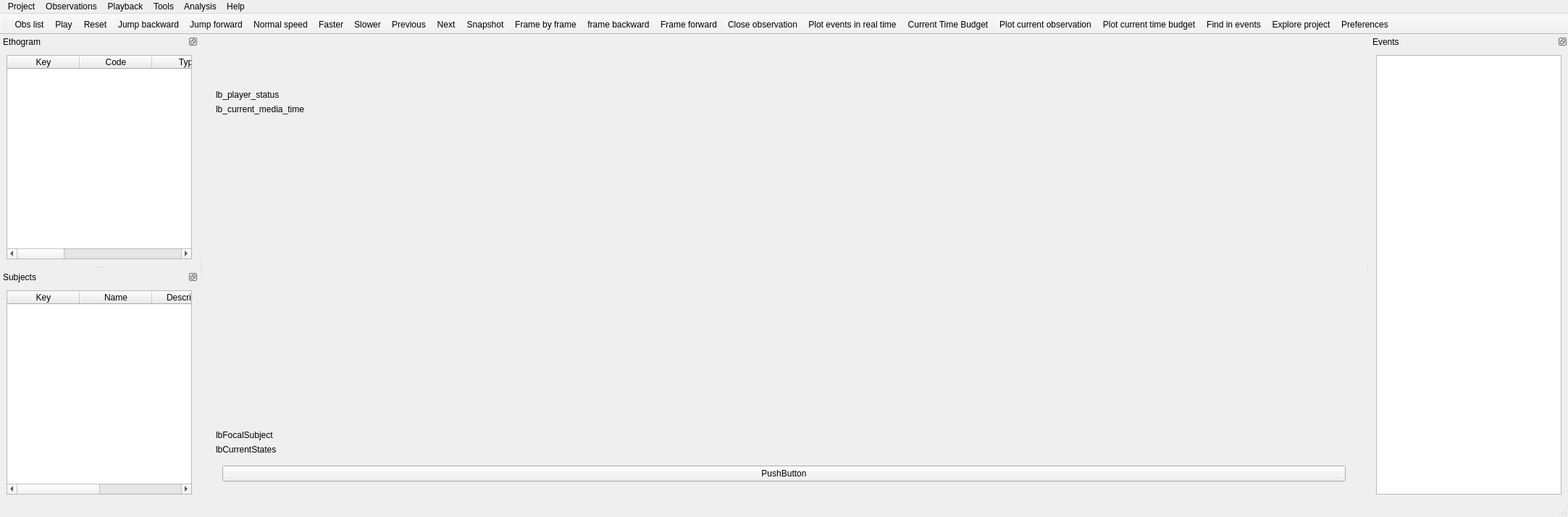
<?xml version="1.0" encoding="UTF-8"?>
<ui version="4.0">
 <class>MainWindow</class>
 <widget class="QMainWindow" name="MainWindow">
  <property name="geometry">
   <rect>
    <x>0</x>
    <y>0</y>
    <width>2165</width>
    <height>714</height>
   </rect>
  </property>
  <property name="windowTitle">
   <string>BORIS</string>
  </property>
  <property name="dockOptions">
   <set>QMainWindow::AllowNestedDocks|QMainWindow::AllowTabbedDocks|QMainWindow::AnimatedDocks</set>
  </property>
  <property name="unifiedTitleAndToolBarOnMac">
   <bool>false</bool>
  </property>
  <widget class="QWidget" name="centralwidget">
   <layout class="QHBoxLayout" name="horizontalLayout_2">
    <item>
     <layout class="QHBoxLayout" name="horizontalLayout">
      <item>
       <layout class="QVBoxLayout" name="verticalLayout_3">
        <item>
         <widget class="QWidget" name="w_logo" native="true">
          <layout class="QVBoxLayout" name="verticalLayout_8">
           <item>
            <layout class="QVBoxLayout" name="verticalLayout_6">
             <item>
              <widget class="QLabel" name="lbLogoBoris">
               <property name="text">
                <string/>
               </property>
               <property name="scaledContents">
                <bool>false</bool>
               </property>
               <property name="alignment">
                <set>Qt::AlignCenter</set>
               </property>
              </widget>
             </item>
             <item>
              <widget class="QLabel" name="lbLogoUnito">
               <property name="text">
                <string/>
               </property>
               <property name="textFormat">
                <enum>Qt::AutoText</enum>
               </property>
               <property name="alignment">
                <set>Qt::AlignCenter</set>
               </property>
               <property name="wordWrap">
                <bool>true</bool>
               </property>
              </widget>
             </item>
            </layout>
           </item>
          </layout>
         </widget>
        </item>
        <item>
         <widget class="QWidget" name="w_obs_info" native="true">
          <property name="enabled">
           <bool>true</bool>
          </property>
          <layout class="QVBoxLayout" name="verticalLayout_10">
           <item>
            <layout class="QVBoxLayout" name="verticalLayout_9">
             <item>
              <widget class="QLabel" name="lb_player_status">
               <property name="text">
                <string>lb_player_status</string>
               </property>
              </widget>
             </item>
             <item>
              <widget class="QLabel" name="lb_current_media_time">
               <property name="text">
                <string>lb_current_media_time</string>
               </property>
               <property name="wordWrap">
                <bool>true</bool>
               </property>
              </widget>
             </item>
             <item>
              <spacer name="verticalSpacer_2">
               <property name="orientation">
                <enum>Qt::Vertical</enum>
               </property>
               <property name="sizeHint" stdset="0">
                <size>
                 <width>20</width>
                 <height>40</height>
                </size>
               </property>
              </spacer>
             </item>
             <item>
              <widget class="QLabel" name="lbFocalSubject">
               <property name="text">
                <string>lbFocalSubject</string>
               </property>
               <property name="wordWrap">
                <bool>true</bool>
               </property>
              </widget>
             </item>
             <item>
              <widget class="QLabel" name="lbCurrentStates">
               <property name="text">
                <string>lbCurrentStates</string>
               </property>
               <property name="wordWrap">
                <bool>true</bool>
               </property>
              </widget>
             </item>
            </layout>
           </item>
           <item>
            <widget class="QWidget" name="w_live" native="true">
             <layout class="QVBoxLayout" name="verticalLayout_11">
              <item>
               <widget class="QPushButton" name="pb_live_obs">
                <property name="text">
                 <string>PushButton</string>
                </property>
               </widget>
              </item>
             </layout>
            </widget>
           </item>
          </layout>
         </widget>
        </item>
       </layout>
      </item>
     </layout>
    </item>
   </layout>
  </widget>
  <widget class="QMenuBar" name="menubar">
   <property name="geometry">
    <rect>
     <x>0</x>
     <y>0</y>
     <width>2165</width>
     <height>22</height>
    </rect>
   </property>
   <widget class="QMenu" name="menuHelp">
    <property name="title">
     <string>Help</string>
    </property>
    <addaction name="actionUser_guide"/>
    <addaction name="actionCheckUpdate"/>
    <addaction name="separator"/>
    <addaction name="actionAbout"/>
   </widget>
   <widget class="QMenu" name="menuFile">
    <property name="title">
     <string>Project</string>
    </property>
    <widget class="QMenu" name="menuRecent_projects">
     <property name="title">
      <string>Recent projects</string>
     </property>
     <addaction name="separator"/>
    </widget>
    <widget class="QMenu" name="menuImport_project">
     <property name="title">
      <string>Import project from...</string>
     </property>
     <addaction name="actionNoldus_Observer_template"/>
    </widget>
    <widget class="QMenu" name="menuMedia_file_Images_directories">
     <property name="title">
      <string>External files</string>
     </property>
     <widget class="QMenu" name="menuSet_paths_relative_to_project_dir">
      <property name="title">
       <string>Set paths relative to project dir</string>
      </property>
      <addaction name="action_media_file_and_images_directories_relative_path"/>
      <addaction name="action_data_files_relative_path"/>
     </widget>
     <widget class="QMenu" name="menuRemove_paths">
      <property name="title">
       <string>Remove paths</string>
      </property>
      <addaction name="action_remove_media_files_and_images_directories_path"/>
      <addaction name="action_remove_data_files_path"/>
     </widget>
     <addaction name="actionRemove_path_from_media_files"/>
     <addaction name="menuSet_paths_relative_to_project_dir"/>
     <addaction name="menuRemove_paths"/>
    </widget>
    <addaction name="actionNew_project"/>
    <addaction name="actionOpen_project"/>
    <addaction name="menuRecent_projects"/>
    <addaction name="menuImport_project"/>
    <addaction name="actionEdit_project"/>
    <addaction name="actionSave_project"/>
    <addaction name="actionSave_project_as"/>
    <addaction name="actionExport_project"/>
    <addaction name="actionClose_project"/>
    <addaction name="separator"/>
    <addaction name="actionCheck_project"/>
    <addaction name="menuMedia_file_Images_directories"/>
    <addaction name="actionSend_project"/>
    <addaction name="separator"/>
    <addaction name="actionPreferences"/>
    <addaction name="separator"/>
    <addaction name="actionQuit"/>
   </widget>
   <widget class="QMenu" name="menuObservations">
    <property name="title">
     <string>Observations</string>
    </property>
    <widget class="QMenu" name="menuCreate_transitions_matrix">
     <property name="title">
      <string>Create transitions matrix</string>
     </property>
     <addaction name="actionAll_transitions"/>
     <addaction name="actionFrequencies_of_transitions_after_behaviors"/>
     <addaction name="actionNumber_of_transitions"/>
    </widget>
    <widget class="QMenu" name="menuExport_events">
     <property name="title">
      <string>Export events</string>
     </property>
     <widget class="QMenu" name="menuas_behavioural_sequences">
      <property name="title">
       <string>as behavioural sequences</string>
      </property>
      <addaction name="actionseparated_subjects"/>
      <addaction name="actiongrouped_subjects"/>
     </widget>
     <addaction name="actionExportEvents_2"/>
     <addaction name="actionExport_aggregated_events"/>
     <addaction name="menuas_behavioural_sequences"/>
     <addaction name="actionExport_events_as_Praat_TextGrid"/>
     <addaction name="actionJWatcher"/>
     <addaction name="action_behavior_binary_table"/>
    </widget>
    <addaction name="actionNew_observation"/>
    <addaction name="actionOpen_observation"/>
    <addaction name="actionView_observation"/>
    <addaction name="actionEdit_observation_2"/>
    <addaction name="actionObservationsList"/>
    <addaction name="actionOpen_observation_2"/>
    <addaction name="actionEdit_observation"/>
    <addaction name="separator"/>
    <addaction name="actionClose_observation"/>
    <addaction name="separator"/>
    <addaction name="actionRemove_observations"/>
    <addaction name="separator"/>
    <addaction name="actionLoad_observations_file"/>
    <addaction name="actionExport_observations_list"/>
    <addaction name="separator"/>
    <addaction name="actionAdd_event"/>
    <addaction name="actionEdit_selected_events"/>
    <addaction name="actionEdit_event_time"/>
    <addaction name="actionUndo"/>
    <addaction name="separator"/>
    <addaction name="actionExplore_project"/>
    <addaction name="actionFind_events"/>
    <addaction name="actionFind_replace_events"/>
    <addaction name="actionCheckStateEvents"/>
    <addaction name="actionClose_unpaired_events"/>
    <addaction name="actionSelect_observations"/>
    <addaction name="separator"/>
    <addaction name="actionDelete_selected_events"/>
    <addaction name="actionDelete_all_events"/>
    <addaction name="separator"/>
    <addaction name="menuExport_events"/>
    <addaction name="separator"/>
    <addaction name="menuCreate_subtitles_2"/>
    <addaction name="actionExtract_events_from_media_files"/>
    <addaction name="actionExtract_frames_from_media_files"/>
    <addaction name="separator"/>
    <addaction name="menuCreate_transitions_matrix"/>
   </widget>
   <widget class="QMenu" name="menuAnalyze">
    <property name="title">
     <string>Analysis</string>
    </property>
    <widget class="QMenu" name="menuPlot_events">
     <property name="title">
      <string>Plot</string>
     </property>
     <addaction name="actionPlot_events2"/>
     <addaction name="actionBehavior_bar_plot"/>
    </widget>
    <widget class="QMenu" name="menuInter_rater_reliability">
     <property name="title">
      <string>Inter-rater reliability</string>
     </property>
     <addaction name="actionCohen_s_kappa"/>
    </widget>
    <widget class="QMenu" name="menuSimilarities">
     <property name="title">
      <string>Similarities</string>
     </property>
     <addaction name="actionNeedleman_Wunsch"/>
    </widget>
    <addaction name="actionTime_budget"/>
    <addaction name="actionTime_budget_by_behaviors_category"/>
    <addaction name="actionTime_budget_report"/>
    <addaction name="actionSynthetic_binned_time_budget"/>
    <addaction name="menuPlot_events"/>
    <addaction name="menuInter_rater_reliability"/>
    <addaction name="menuSimilarities"/>
    <addaction name="action_advanced_event_filtering"/>
    <addaction name="action_latency"/>
   </widget>
   <widget class="QMenu" name="menuPlayback">
    <property name="title">
     <string>Playback</string>
    </property>
    <widget class="QMenu" name="menuImage_overlay_on_video_2">
     <property name="title">
      <string>Image overlay on video</string>
     </property>
     <addaction name="actionAdd_image_overlay_on_video"/>
     <addaction name="actionRemove_image_overlay"/>
    </widget>
    <addaction name="actionPlay"/>
    <addaction name="actionPrevious"/>
    <addaction name="actionNext"/>
    <addaction name="actionJumpForward"/>
    <addaction name="actionJumpBackward"/>
    <addaction name="actionJumpTo"/>
    <addaction name="separator"/>
    <addaction name="actionZoom_level"/>
    <addaction name="separator"/>
    <addaction name="actionDisplay_subtitles"/>
    <addaction name="separator"/>
    <addaction name="menuImage_overlay_on_video_2"/>
    <addaction name="separator"/>
    <addaction name="actionVideo_equalizer"/>
   </widget>
   <widget class="QMenu" name="menuTools">
    <property name="title">
     <string>Tools</string>
    </property>
    <widget class="QMenu" name="menuTransitions_flow_diagram">
     <property name="title">
      <string>Transitions flow diagram</string>
     </property>
     <addaction name="actionCreate_transitions_flow_diagram"/>
     <addaction name="actionCreate_transitions_flow_diagram_2"/>
    </widget>
    <widget class="QMenu" name="menu_coding_map_creator">
     <property name="title">
      <string>Create a coding map</string>
     </property>
     <addaction name="action_create_behaviors_coding_map"/>
     <addaction name="action_create_modifiers_coding_map"/>
    </widget>
    <widget class="QMenu" name="menuMedia_file">
     <property name="title">
      <string>Media file</string>
     </property>
     <addaction name="actionMedia_file_information_2"/>
     <addaction name="actionRecode_resize_video"/>
     <addaction name="actionRotate_video"/>
     <addaction name="actionMerge_media_files"/>
    </widget>
    <addaction name="menuMedia_file"/>
    <addaction name="action_block_dockwidgets"/>
    <addaction name="actionPlot_events_in_real_time"/>
    <addaction name="actionShow_spectrogram"/>
    <addaction name="actionShow_the_sound_waveform"/>
    <addaction name="actionShow_data_files"/>
    <addaction name="action_geometric_measurements"/>
    <addaction name="actionBehaviors_coding_map"/>
    <addaction name="actionCoding_pad"/>
    <addaction name="actionSubjects_pad"/>
    <addaction name="separator"/>
    <addaction name="menu_coding_map_creator"/>
    <addaction name="menuTransitions_flow_diagram"/>
   </widget>
   <addaction name="menuFile"/>
   <addaction name="menuObservations"/>
   <addaction name="menuPlayback"/>
   <addaction name="menuTools"/>
   <addaction name="menuAnalyze"/>
   <addaction name="menuHelp"/>
  </widget>
  <widget class="QToolBar" name="toolBar">
   <property name="enabled">
    <bool>true</bool>
   </property>
   <property name="windowTitle">
    <string>toolBar</string>
   </property>
   <property name="toolTip">
    <string/>
   </property>
   <attribute name="toolBarArea">
    <enum>TopToolBarArea</enum>
   </attribute>
   <attribute name="toolBarBreak">
    <bool>false</bool>
   </attribute>
   <addaction name="action_obs_list"/>
   <addaction name="actionPlay"/>
   <addaction name="actionReset"/>
   <addaction name="actionJumpBackward"/>
   <addaction name="actionJumpForward"/>
   <addaction name="actionNormalSpeed"/>
   <addaction name="actionFaster"/>
   <addaction name="actionSlower"/>
   <addaction name="actionPrevious"/>
   <addaction name="actionNext"/>
   <addaction name="actionSnapshot"/>
   <addaction name="actionFrame_by_frame"/>
   <addaction name="actionFrame_backward"/>
   <addaction name="actionFrame_forward"/>
   <addaction name="actionCloseObs"/>
   <addaction name="actionPlot_events_in_real_time"/>
   <addaction name="actionCurrent_Time_Budget"/>
   <addaction name="actionPlot_current_observation"/>
   <addaction name="actionPlot_current_time_budget"/>
   <addaction name="actionFind_in_current_obs"/>
   <addaction name="actionExplore_project"/>
   <addaction name="actionPreferences"/>
  </widget>
  <widget class="QDockWidget" name="dwEthogram">
   <property name="floating">
    <bool>false</bool>
   </property>
   <property name="features">
    <set>QDockWidget::DockWidgetFloatable|QDockWidget::DockWidgetMovable</set>
   </property>
   <property name="windowTitle">
    <string>Ethogram</string>
   </property>
   <attribute name="dockWidgetArea">
    <number>1</number>
   </attribute>
   <widget class="QWidget" name="dockWidgetContents_3">
    <layout class="QVBoxLayout" name="verticalLayout_5">
     <item>
      <layout class="QVBoxLayout" name="verticalLayout_4">
       <item>
        <widget class="QTableWidget" name="twEthogram">
         <property name="focusPolicy">
          <enum>Qt::NoFocus</enum>
         </property>
         <property name="editTriggers">
          <set>QAbstractItemView::NoEditTriggers</set>
         </property>
         <property name="alternatingRowColors">
          <bool>true</bool>
         </property>
         <property name="selectionMode">
          <enum>QAbstractItemView::SingleSelection</enum>
         </property>
         <property name="selectionBehavior">
          <enum>QAbstractItemView::SelectRows</enum>
         </property>
         <property name="sortingEnabled">
          <bool>false</bool>
         </property>
         <column>
          <property name="text">
           <string>Key</string>
          </property>
         </column>
         <column>
          <property name="text">
           <string>Code</string>
          </property>
         </column>
         <column>
          <property name="text">
           <string>Type</string>
          </property>
         </column>
         <column>
          <property name="text">
           <string>Description</string>
          </property>
         </column>
         <column>
          <property name="text">
           <string>Category</string>
          </property>
         </column>
         <column>
          <property name="text">
           <string>Modifiers</string>
          </property>
         </column>
         <column>
          <property name="text">
           <string>Excluded</string>
          </property>
         </column>
        </widget>
       </item>
      </layout>
     </item>
    </layout>
   </widget>
  </widget>
  <widget class="QStatusBar" name="statusbar">
   <property name="sizeGripEnabled">
    <bool>true</bool>
   </property>
  </widget>
  <widget class="QDockWidget" name="dwEvents">
   <property name="focusPolicy">
    <enum>Qt::NoFocus</enum>
   </property>
   <property name="floating">
    <bool>false</bool>
   </property>
   <property name="features">
    <set>QDockWidget::DockWidgetFloatable|QDockWidget::DockWidgetMovable</set>
   </property>
   <property name="windowTitle">
    <string>Events</string>
   </property>
   <attribute name="dockWidgetArea">
    <number>2</number>
   </attribute>
   <widget class="QWidget" name="dockWidgetContents_2">
    <layout class="QVBoxLayout" name="verticalLayout_7">
     <item>
      <layout class="QVBoxLayout" name="verticalLayout">
       <item>
        <widget class="QTableWidget" name="twEvents">
         <property name="enabled">
          <bool>true</bool>
         </property>
         <property name="focusPolicy">
          <enum>Qt::NoFocus</enum>
         </property>
         <property name="autoScroll">
          <bool>false</bool>
         </property>
         <property name="editTriggers">
          <set>QAbstractItemView::NoEditTriggers</set>
         </property>
         <property name="tabKeyNavigation">
          <bool>false</bool>
         </property>
         <property name="showDropIndicator" stdset="0">
          <bool>false</bool>
         </property>
         <property name="dragDropOverwriteMode">
          <bool>false</bool>
         </property>
         <property name="alternatingRowColors">
          <bool>true</bool>
         </property>
         <property name="selectionMode">
          <enum>QAbstractItemView::ExtendedSelection</enum>
         </property>
         <property name="selectionBehavior">
          <enum>QAbstractItemView::SelectRows</enum>
         </property>
        </widget>
       </item>
      </layout>
     </item>
    </layout>
   </widget>
  </widget>
  <widget class="QDockWidget" name="dwSubjects">
   <property name="floating">
    <bool>false</bool>
   </property>
   <property name="features">
    <set>QDockWidget::DockWidgetFloatable|QDockWidget::DockWidgetMovable</set>
   </property>
   <property name="windowTitle">
    <string>Subjects</string>
   </property>
   <attribute name="dockWidgetArea">
    <number>1</number>
   </attribute>
   <widget class="QWidget" name="dockWidgetContents">
    <layout class="QVBoxLayout" name="verticalLayout_2">
     <item>
      <widget class="QTableWidget" name="twSubjects">
       <property name="focusPolicy">
        <enum>Qt::NoFocus</enum>
       </property>
       <property name="editTriggers">
        <set>QAbstractItemView::NoEditTriggers</set>
       </property>
       <property name="alternatingRowColors">
        <bool>true</bool>
       </property>
       <property name="selectionBehavior">
        <enum>QAbstractItemView::SelectRows</enum>
       </property>
       <column>
        <property name="text">
         <string>Key</string>
        </property>
       </column>
       <column>
        <property name="text">
         <string>Name</string>
        </property>
       </column>
       <column>
        <property name="text">
         <string>Description</string>
        </property>
       </column>
       <column>
        <property name="text">
         <string>Current state(s)</string>
        </property>
       </column>
      </widget>
     </item>
    </layout>
   </widget>
  </widget>
  <action name="actionDocumentation">
   <property name="text">
    <string>Documentation</string>
   </property>
  </action>
  <action name="actionAbout">
   <property name="text">
    <string>About</string>
   </property>
  </action>
  <action name="actionQuit">
   <property name="text">
    <string>Quit</string>
   </property>
  </action>
  <action name="actionPause">
   <property name="text">
    <string>Pause</string>
   </property>
   <property name="toolTip">
    <string>Pause</string>
   </property>
  </action>
  <action name="actionPlay">
   <property name="text">
    <string>Play</string>
   </property>
  </action>
  <action name="actionOpen_video_file">
   <property name="text">
    <string>Open media file</string>
   </property>
  </action>
  <action name="actionReset">
   <property name="text">
    <string>Reset</string>
   </property>
  </action>
  <action name="actionFaster">
   <property name="enabled">
    <bool>true</bool>
   </property>
   <property name="text">
    <string>Faster</string>
   </property>
  </action>
  <action name="actionSlower">
   <property name="enabled">
    <bool>true</bool>
   </property>
   <property name="text">
    <string>Slower</string>
   </property>
  </action>
  <action name="actionJumpForward">
   <property name="text">
    <string>Jump forward</string>
   </property>
   <property name="shortcut">
    <string>Ctrl+F</string>
   </property>
  </action>
  <action name="actionLoad_configuration">
   <property name="text">
    <string>Load configuration</string>
   </property>
  </action>
  <action name="actionDelete_selected_events">
   <property name="text">
    <string>Delete selected events</string>
   </property>
  </action>
  <action name="actionDelete_all_events">
   <property name="text">
    <string>Delete all events</string>
   </property>
  </action>
  <action name="actionSort_observations">
   <property name="text">
    <string>Sort events</string>
   </property>
  </action>
  <action name="actionLoad_observations_file">
   <property name="text">
    <string>Import observations</string>
   </property>
  </action>
  <action name="actionSelect_observations">
   <property name="text">
    <string>Select events from interval</string>
   </property>
  </action>
  <action name="actionConfigure_states_and_events">
   <property name="enabled">
    <bool>false</bool>
   </property>
   <property name="text">
    <string>Configure states and events</string>
   </property>
  </action>
  <action name="actionEdit_event">
   <property name="text">
    <string>Edit event</string>
   </property>
  </action>
  <action name="actionLoad_configuration_file">
   <property name="text">
    <string>Load state and events configuration file</string>
   </property>
  </action>
  <action name="actionMedia_file_information">
   <property name="text">
    <string>Media file information</string>
   </property>
  </action>
  <action name="actionStart_live_observation">
   <property name="text">
    <string>Start observation without media file</string>
   </property>
  </action>
  <action name="actionNew_project">
   <property name="text">
    <string>New project</string>
   </property>
  </action>
  <action name="actionTime_budget">
   <property name="enabled">
    <bool>true</bool>
   </property>
   <property name="text">
    <string>Time budget</string>
   </property>
   <property name="iconVisibleInMenu">
    <bool>true</bool>
   </property>
  </action>
  <action name="actionSave_project">
   <property name="text">
    <string>Save project</string>
   </property>
   <property name="shortcut">
    <string>Ctrl+S</string>
   </property>
  </action>
  <action name="actionOpen_project">
   <property name="text">
    <string>Open project</string>
   </property>
  </action>
  <action name="actionSet_offset">
   <property name="text">
    <string>Set time offset</string>
   </property>
  </action>
  <action name="actionEdit_project">
   <property name="text">
    <string>Edit project</string>
   </property>
  </action>
  <action name="actionSave_project_as">
   <property name="text">
    <string>Save project as ...</string>
   </property>
  </action>
  <action name="actionPreferences">
   <property name="text">
    <string>Preferences</string>
   </property>
  </action>
  <action name="actionNew_observation">
   <property name="text">
    <string>New observation</string>
   </property>
   <property name="shortcut">
    <string>Ctrl+N</string>
   </property>
  </action>
  <action name="actionSave_observation">
   <property name="text">
    <string>Save current observation</string>
   </property>
  </action>
  <action name="actionClose_observation">
   <property name="text">
    <string>Close observation</string>
   </property>
   <property name="shortcut">
    <string>Ctrl+Q</string>
   </property>
  </action>
  <action name="actionEdit_current_observation">
   <property name="enabled">
    <bool>false</bool>
   </property>
   <property name="text">
    <string>Edit current observation</string>
   </property>
  </action>
  <action name="actionOpen_observation_2">
   <property name="enabled">
    <bool>false</bool>
   </property>
   <property name="text">
    <string>Open observation</string>
   </property>
   <property name="visible">
    <bool>false</bool>
   </property>
  </action>
  <action name="actionAdd_event">
   <property name="text">
    <string>Add event</string>
   </property>
   <property name="shortcut">
    <string>Ctrl+A</string>
   </property>
  </action>
  <action name="actionDeselectCurrentSubject">
   <property name="text">
    <string>Deselect current subject</string>
   </property>
  </action>
  <action name="actionNext">
   <property name="text">
    <string>Next</string>
   </property>
   <property name="toolTip">
    <string>Next media file</string>
   </property>
   <property name="iconVisibleInMenu">
    <bool>false</bool>
   </property>
  </action>
  <action name="actionPrevious">
   <property name="text">
    <string>Previous</string>
   </property>
   <property name="toolTip">
    <string>Previous media file</string>
   </property>
  </action>
  <action name="actionJumpTo">
   <property name="enabled">
    <bool>true</bool>
   </property>
   <property name="text">
    <string>Jump to specific time</string>
   </property>
  </action>
  <action name="actionJumpBackward">
   <property name="text">
    <string>Jump backward</string>
   </property>
   <property name="toolTip">
    <string>Jump backward</string>
   </property>
   <property name="shortcut">
    <string>Ctrl+B</string>
   </property>
  </action>
  <action name="actionEdit_observation">
   <property name="enabled">
    <bool>false</bool>
   </property>
   <property name="text">
    <string>Edit observation</string>
   </property>
   <property name="visible">
    <bool>false</bool>
   </property>
  </action>
  <action name="actionCheckUpdate">
   <property name="text">
    <string>Check for updates and news</string>
   </property>
  </action>
  <action name="actionClose_project">
   <property name="text">
    <string>Close project</string>
   </property>
  </action>
  <action name="actionObservationsList">
   <property name="text">
    <string>Observations list</string>
   </property>
   <property name="shortcut">
    <string>Ctrl+L</string>
   </property>
  </action>
  <action name="actionNormalSpeed">
   <property name="text">
    <string>Normal speed</string>
   </property>
  </action>
  <action name="actionSnapshot">
   <property name="text">
    <string>Snapshot</string>
   </property>
  </action>
  <action name="actionFrame_by_frame">
   <property name="checkable">
    <bool>true</bool>
   </property>
   <property name="text">
    <string>Frame by frame</string>
   </property>
   <property name="visible">
    <bool>false</bool>
   </property>
  </action>
  <action name="actionAggregatedEventsTabularFormat">
   <property name="text">
    <string>Tab Separated Values (tsv)</string>
   </property>
  </action>
  <action name="actionOpen_observation">
   <property name="text">
    <string>Start observation</string>
   </property>
   <property name="shortcut">
    <string>Ctrl+O</string>
   </property>
  </action>
  <action name="actionAaaa">
   <property name="text">
    <string>aaaa</string>
   </property>
  </action>
  <action name="menuCreate_subtitles_2">
   <property name="text">
    <string>Create subtitles</string>
   </property>
  </action>
  <action name="actionUser_guide">
   <property name="text">
    <string>User guide</string>
   </property>
  </action>
  <action name="actionEdit_observation_2">
   <property name="text">
    <string>Edit observation</string>
   </property>
   <property name="shortcut">
    <string>Ctrl+E</string>
   </property>
  </action>
  <action name="actionCheckStateEvents">
   <property name="text">
    <string>Check state events</string>
   </property>
  </action>
  <action name="actionRunEventOutside">
   <property name="text">
    <string>Run external program with selected event(s)</string>
   </property>
  </action>
  <action name="actionEdit_selected_events">
   <property name="text">
    <string>Edit selected event(s)</string>
   </property>
  </action>
  <action name="actionShow_spectrogram">
   <property name="text">
    <string>Show the sound spectrogram</string>
   </property>
  </action>
  <action name="actionExport_events_as_Praat_TextGrid">
   <property name="text">
    <string>as Praat TextGrid</string>
   </property>
  </action>
  <action name="actionExtract_events_from_media_files">
   <property name="text">
    <string>Extract sequences from media files</string>
   </property>
  </action>
  <action name="action_geometric_measurements">
   <property name="text">
    <string>Geometric measurement</string>
   </property>
  </action>
  <action name="actionFrame_forward">
   <property name="text">
    <string>Frame forward</string>
   </property>
  </action>
  <action name="actionFrame_backward">
   <property name="text">
    <string>frame backward</string>
   </property>
  </action>
  <action name="actionFilterBehaviors">
   <property name="text">
    <string>Filter behaviors</string>
   </property>
  </action>
  <action name="actionShowAllBehaviors">
   <property name="text">
    <string>Show all behaviors</string>
   </property>
   <property name="toolTip">
    <string>Show all behaviors</string>
   </property>
  </action>
  <action name="actionExport_aggregated_events">
   <property name="text">
    <string>Aggregated events</string>
   </property>
  </action>
  <action name="actionCoding_pad">
   <property name="text">
    <string>Coding pad</string>
   </property>
  </action>
  <action name="actionTime_budget_by_behaviors_category">
   <property name="text">
    <string>Time budget by behavioral category</string>
   </property>
  </action>
  <action name="actionExport_events_as_SDIS_file">
   <property name="text">
    <string>Export events as SDIS file</string>
   </property>
  </action>
  <action name="actionRecode_resize_video">
   <property name="text">
    <string>Re-encode/resize video</string>
   </property>
  </action>
  <action name="actionMedia_file_information_2">
   <property name="text">
    <string>Media file information</string>
   </property>
  </action>
  <action name="actionCreate_transitions_flow_diagram">
   <property name="text">
    <string>Create transitions DOT script</string>
   </property>
  </action>
  <action name="actionCreate_transitions_flow_diagram_2">
   <property name="text">
    <string>Create transitions flow diagram</string>
   </property>
  </action>
  <action name="actionAll_transitions">
   <property name="text">
    <string>Frequencies of transitions</string>
   </property>
  </action>
  <action name="actionNumber_of_transitions">
   <property name="text">
    <string>Number of transitions</string>
   </property>
  </action>
  <action name="actionFrequencies_of_transitions_after_behaviors">
   <property name="text">
    <string>Frequencies of transitions after behaviors</string>
   </property>
  </action>
  <action name="actionFind_replace_events">
   <property name="text">
    <string>Find/replace in events</string>
   </property>
  </action>
  <action name="actionFind_events">
   <property name="text">
    <string>Find in events</string>
   </property>
   <property name="toolTip">
    <string>Find</string>
   </property>
  </action>
  <action name="actionHow_to_cite_BORIS">
   <property name="text">
    <string>How to cite BORIS</string>
   </property>
  </action>
  <action name="actionZoom1_1_1">
   <property name="checkable">
    <bool>true</bool>
   </property>
   <property name="text">
    <string>1:1 Original</string>
   </property>
  </action>
  <action name="actionZoom1_2_1">
   <property name="checkable">
    <bool>true</bool>
   </property>
   <property name="text">
    <string>2:1 Double</string>
   </property>
  </action>
  <action name="actionZoom1_1_2">
   <property name="checkable">
    <bool>true</bool>
   </property>
   <property name="text">
    <string>1:2 Half</string>
   </property>
  </action>
  <action name="actionZoom1_1_4">
   <property name="checkable">
    <bool>true</bool>
   </property>
   <property name="text">
    <string>1:4 Quarter</string>
   </property>
  </action>
  <action name="actionZoom1_fitwindow">
   <property name="checkable">
    <bool>true</bool>
   </property>
   <property name="text">
    <string>Fit to window</string>
   </property>
  </action>
  <action name="actionZoom2_fitwindow">
   <property name="checkable">
    <bool>true</bool>
   </property>
   <property name="text">
    <string>Fit to window</string>
   </property>
  </action>
  <action name="actionZoom2_1_4">
   <property name="checkable">
    <bool>true</bool>
   </property>
   <property name="text">
    <string>1:4 Quarter</string>
   </property>
  </action>
  <action name="actionZoom2_1_2">
   <property name="checkable">
    <bool>true</bool>
   </property>
   <property name="text">
    <string>1:2 Half</string>
   </property>
  </action>
  <action name="actionZoom2_1_1">
   <property name="checkable">
    <bool>true</bool>
   </property>
   <property name="text">
    <string>1:1 Original</string>
   </property>
  </action>
  <action name="actionZoom2_2_1">
   <property name="checkable">
    <bool>true</bool>
   </property>
   <property name="text">
    <string>2:1 Double</string>
   </property>
  </action>
  <action name="actionFilterSubjects">
   <property name="text">
    <string>Filter subjects</string>
   </property>
   <property name="toolTip">
    <string>Filter subjects</string>
   </property>
  </action>
  <action name="actionShowAllSubjects">
   <property name="text">
    <string>Show all subjects</string>
   </property>
   <property name="toolTip">
    <string>Show all subjects</string>
   </property>
  </action>
  <action name="actionSend_project">
   <property name="text">
    <string>Project server</string>
   </property>
  </action>
  <action name="actionViewBehavior">
   <property name="text">
    <string>View behavior</string>
   </property>
   <property name="toolTip">
    <string>View behavior</string>
   </property>
  </action>
  <action name="actionBehaviors_coding_map">
   <property name="text">
    <string>Behaviors coding map</string>
   </property>
  </action>
  <action name="action_create_behaviors_coding_map">
   <property name="text">
    <string>for behaviors</string>
   </property>
  </action>
  <action name="action_create_modifiers_coding_map">
   <property name="text">
    <string>for modifiers</string>
   </property>
  </action>
  <action name="actionPlot_events1">
   <property name="text">
    <string>Plot events (back compatibility)</string>
   </property>
  </action>
  <action name="actionPlot_events2">
   <property name="text">
    <string>Plot events</string>
   </property>
  </action>
  <action name="actionCohen_s_kappa">
   <property name="text">
    <string>Cohen's kappa (time-unit)</string>
   </property>
  </action>
  <action name="actionTime_budget_report">
   <property name="text">
    <string>Synthetic time budget</string>
   </property>
  </action>
  <action name="actionCheckStateEventsSingleObs">
   <property name="text">
    <string>Check state events</string>
   </property>
  </action>
  <action name="actionSubjects_pad">
   <property name="text">
    <string>Subjects pad</string>
   </property>
  </action>
  <action name="actionShow_data_files">
   <property name="text">
    <string>Show data files</string>
   </property>
  </action>
  <action name="actionConverters_manager">
   <property name="text">
    <string>Time converters manager</string>
   </property>
  </action>
  <action name="actionView_observation">
   <property name="text">
    <string>View observation</string>
   </property>
  </action>
  <action name="actionRemove_path_from_media_files">
   <property name="text">
    <string>Remove paths</string>
   </property>
   <property name="visible">
    <bool>false</bool>
   </property>
  </action>
  <action name="actionCheck_project">
   <property name="text">
    <string>Check project integrity</string>
   </property>
  </action>
  <action name="actionBehavior_bar_plot">
   <property name="text">
    <string>Plot time budget</string>
   </property>
  </action>
  <action name="action_obs_list">
   <property name="text">
    <string>Obs list</string>
   </property>
   <property name="toolTip">
    <string>Observations list</string>
   </property>
  </action>
  <action name="actionTest">
   <property name="text">
    <string>test</string>
   </property>
  </action>
  <action name="actionTest_stb2">
   <property name="text">
    <string>test stb2</string>
   </property>
  </action>
  <action name="actionClose_unpaired_events">
   <property name="text">
    <string>Fix unpaired events</string>
   </property>
   <property name="shortcut">
    <string>Ctrl+U</string>
   </property>
  </action>
  <action name="actionRotate_video">
   <property name="text">
    <string>Rotate video</string>
   </property>
  </action>
  <action name="actionExport_observations_list">
   <property name="text">
    <string>Export observations list</string>
   </property>
  </action>
  <action name="actionExportEvents_2">
   <property name="text">
    <string>Tabular events</string>
   </property>
  </action>
  <action name="actionJWatcher">
   <property name="text">
    <string>for analysis with JWatcher</string>
   </property>
  </action>
  <action name="actionCloseObs">
   <property name="enabled">
    <bool>true</bool>
   </property>
   <property name="text">
    <string>Close observation</string>
   </property>
  </action>
  <action name="actionFilter_events">
   <property name="text">
    <string>Filter events</string>
   </property>
  </action>
  <action name="actionShow_all_events">
   <property name="text">
    <string>Show all events</string>
   </property>
   <property name="toolTip">
    <string>Show all events</string>
   </property>
  </action>
  <action name="actionEdit_event_time">
   <property name="text">
    <string>Shift time of selected event(s)</string>
   </property>
  </action>
  <action name="actionCopy_events">
   <property name="text">
    <string>Copy events</string>
   </property>
  </action>
  <action name="actionPaste_events">
   <property name="text">
    <string>Paste events</string>
   </property>
  </action>
  <action name="actionNoldus_Observer_template">
   <property name="text">
    <string>Noldus The Observer XT (OTX, OTB, ODX)</string>
   </property>
  </action>
  <action name="actionExplore_project">
   <property name="text">
    <string>Explore project</string>
   </property>
  </action>
  <action name="actionShow_the_sound_waveform">
   <property name="text">
    <string>Show the sound waveform</string>
   </property>
  </action>
  <action name="actionNeedleman_Wunsch">
   <property name="text">
    <string>Needleman - Wunsch</string>
   </property>
  </action>
  <action name="actionExtract_frames_from_media_files">
   <property name="text">
    <string>Extract frames from media files</string>
   </property>
  </action>
  <action name="action_behavior_binary_table">
   <property name="enabled">
    <bool>true</bool>
   </property>
   <property name="text">
    <string>as behaviors binary table</string>
   </property>
  </action>
  <action name="actionPlot_current_observation">
   <property name="text">
    <string>Plot current observation</string>
   </property>
  </action>
  <action name="actionFind_in_current_obs">
   <property name="text">
    <string>Find in events</string>
   </property>
  </action>
  <action name="action_advanced_event_filtering">
   <property name="text">
    <string>Advanced event filtering</string>
   </property>
  </action>
  <action name="action_block_dockwidgets">
   <property name="checkable">
    <bool>true</bool>
   </property>
   <property name="text">
    <string>Lock dockwidgets</string>
   </property>
  </action>
  <action name="actionseparated_subjects">
   <property name="text">
    <string>separated subjects</string>
   </property>
  </action>
  <action name="actiongrouped_subjects">
   <property name="text">
    <string>grouped subjects</string>
   </property>
  </action>
  <action name="actionCurrent_Time_Budget">
   <property name="text">
    <string>Current Time Budget</string>
   </property>
  </action>
  <action name="actionSynthetic_binned_time_budget">
   <property name="text">
    <string>Synthetic time budget with time bin</string>
   </property>
  </action>
  <action name="actionZoom_level">
   <property name="text">
    <string>Zoom level</string>
   </property>
  </action>
  <action name="actionDisplay_subtitles">
   <property name="text">
    <string>Display subtitles</string>
   </property>
  </action>
  <action name="actionAdd_image_overlay_on_video">
   <property name="text">
    <string>Add</string>
   </property>
  </action>
  <action name="actionRemove_image_overlay">
   <property name="text">
    <string>Remove</string>
   </property>
  </action>
  <action name="actionPlot_events_in_real_time">
   <property name="text">
    <string>Plot events in real time</string>
   </property>
  </action>
  <action name="actionVideo_equalizer">
   <property name="text">
    <string>Video equalizer</string>
   </property>
  </action>
  <action name="actionRemove_observations">
   <property name="text">
    <string>Remove observations</string>
   </property>
  </action>
  <action name="action_latency">
   <property name="text">
    <string>Latency</string>
   </property>
  </action>
  <action name="actionUndo">
   <property name="text">
    <string>Undo</string>
   </property>
  </action>
  <action name="actionaaa">
   <property name="text">
    <string>aaa</string>
   </property>
  </action>
  <action name="action_media_file_and_images_directories_relative_path">
   <property name="text">
    <string>for media file and images directories</string>
   </property>
  </action>
  <action name="action_data_files_relative_path">
   <property name="text">
    <string>for data files</string>
   </property>
  </action>
  <action name="action_remove_media_files_and_images_directories_path">
   <property name="text">
    <string>for media file and images directories</string>
   </property>
  </action>
  <action name="action_remove_data_files_path">
   <property name="text">
    <string>for data files</string>
   </property>
  </action>
  <action name="actionPlot_current_time_budget">
   <property name="text">
    <string>Plot current time budget</string>
   </property>
  </action>
  <action name="actionMerge_media_files">
   <property name="text">
    <string>Merge media files</string>
   </property>
  </action>
  <action name="actionExport_project">
   <property name="text">
    <string>Export project</string>
   </property>
  </action>
  <action name="actionConfigure_twEvents_columns">
   <property name="text">
    <string>Configure columns</string>
   </property>
  </action>
 </widget>
 <resources/>
 <connections/>
</ui>
